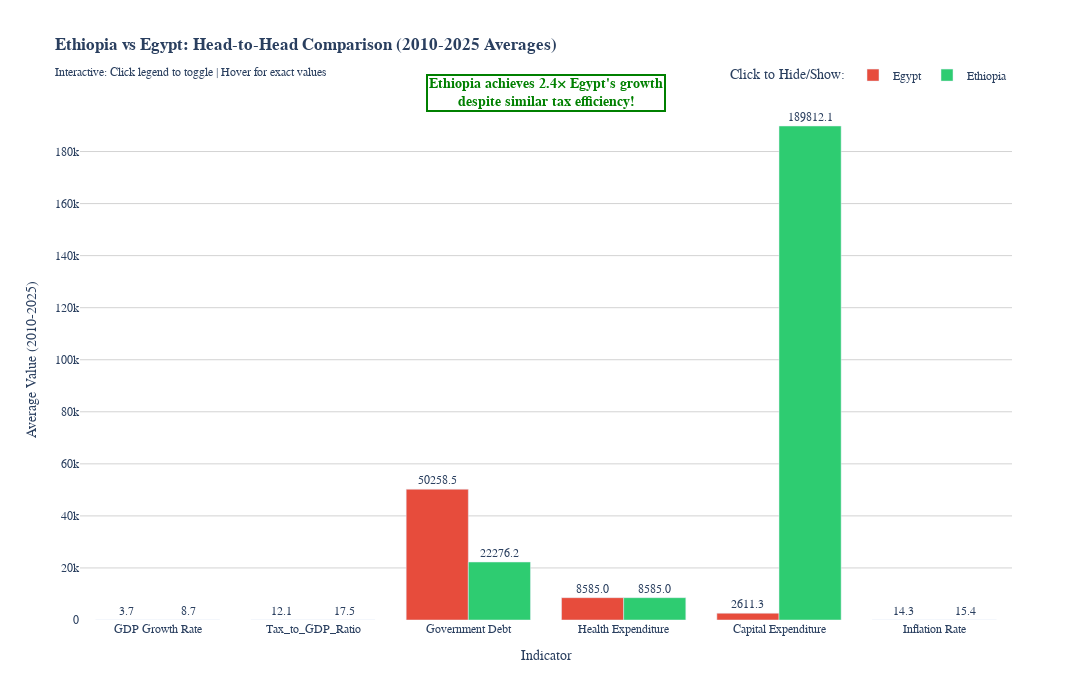

Notebook code for this chart:
### Markdown cell above
## Chart 3: Ethiopia vs Egypt Case Study (Comparison)
**Features:**
- Side-by-side comparison across 6 metrics
- Click country name to hide/show
- Hover for exact values and differences
- Color-coded: Green (Ethiopia) vs Red (Egypt)

### Code cell
# Get average values for Ethiopia and Egypt
case_study = recent_df[recent_df['Country'].isin(['Ethiopia', 'Egypt'])].groupby('Country').agg({
    'GDP Growth Rate': 'mean',
    'Tax_to_GDP_Ratio': 'mean',
    'Government Debt': 'mean',
    'Health Expenditure': 'mean',
    'Capital Expenditure': 'mean',
    'Inflation Rate': 'mean'
}).reset_index()

# Reshape for grouped bar chart
metrics = ['GDP Growth Rate', 'Tax_to_GDP_Ratio', 'Government Debt', 
           'Health Expenditure', 'Capital Expenditure', 'Inflation Rate']

case_study_long = case_study.melt(
    id_vars='Country',
    value_vars=metrics,
    var_name='Metric',
    value_name='Value'
)

# Normalize values for comparison (different scales)
# Convert to percentiles within each metric
case_study_normalized = case_study_long.copy()
for metric in metrics:
    mask = case_study_normalized['Metric'] == metric
    values = case_study_normalized.loc[mask, 'Value']
    min_val, max_val = values.min(), values.max()
    case_study_normalized.loc[mask, 'Normalized'] = (
        (values - min_val) / (max_val - min_val) * 100
    )

# Create grouped bar chart with original values
fig3 = px.bar(
    case_study_long,
    x='Metric',
    y='Value',
    color='Country',
    barmode='group',
    text='Value',
    hover_data={'Value': ':.2f', 'Metric': True, 'Country': True},
    labels={'Value': 'Average Value (2010-2025)', 'Metric': 'Indicator'},
    title='<b>Ethiopia vs Egypt: Head-to-Head Comparison (2010-2025 Averages)</b><br><sub>Interactive: Click legend to toggle | Hover for exact values</sub>',
    color_discrete_map={'Ethiopia': '#2ecc71', 'Egypt': '#e74c3c'},
    width=1200,
    height=700
)

# Update text position
fig3.update_traces(texttemplate='%{text:.1f}', textposition='outside')

# Add insight annotations
ethiopia_growth = case_study.loc[case_study['Country'] == 'Ethiopia', 'GDP Growth Rate'].values[0]
egypt_growth = case_study.loc[case_study['Country'] == 'Egypt', 'GDP Growth Rate'].values[0]
growth_ratio = ethiopia_growth / egypt_growth

fig3.add_annotation(
    text=f"<b>Ethiopia achieves {growth_ratio:.1f}× Egypt's growth<br>despite similar tax efficiency!</b>",
    xref="paper", yref="paper",
    x=0.5, y=1.05,
    showarrow=False,
    font=dict(size=14, color='green'),
    bgcolor='white',
    bordercolor='green',
    borderwidth=2
)

# Update layout
fig3.update_layout(
    font=dict(family="Arial", size=12),
    plot_bgcolor='white',
    paper_bgcolor='white',
    xaxis=dict(showgrid=False),
    yaxis=dict(showgrid=True, gridcolor='lightgray'),
    legend=dict(
        title="Click to Hide/Show:",
        orientation="h",
        yanchor="bottom",
        y=1.02,
        xanchor="right",
        x=1
    )
)

# Save as HTML
fig3.write_html('../visualizations/04_ethiopia_vs_egypt_INTERACTIVE.html')
print("✅ Chart 3 saved: visualizations/04_ethiopia_vs_egypt_INTERACTIVE.html")

# Display in notebook
fig3.show()

### Figure 1 — Plotly figure (JSON) as saved in the notebook; plotly's stock layout.template omitted (floating-point values rounded to 4 significant figures)
{"data": [{"alignmentgroup": "True", "customdata": [["Egypt"], ["Egypt"], ["Egypt"], ["Egypt"], ["Egypt"], ["Egypt"]], "hovertemplate": "Country=%{customdata[0]}<br>Indicator=%{x}<br>Average Value (2010-2025)=%{text:.2f}<extra></extra>", "legendgroup": "Egypt", "marker": {"color": "#e74c3c", "pattern": {"shape": ""}}, "name": "Egypt", "offsetgroup": "Egypt", "orientation": "v", "showlegend": true, "text": [3.697, 12.15, 50260.0, 8585.0, 2611.0, 14.26], "textposition": "outside", "texttemplate": "%{text:.1f}", "type": "bar", "x": ["GDP Growth Rate", "Tax_to_GDP_Ratio", "Government Debt", "Health Expenditure", "Capital Expenditure", "Inflation Rate"], "xaxis": "x", "y": [3.697, 12.15, 50260.0, 8585.0, 2611.0, 14.26], "yaxis": "y"}, {"alignmentgroup": "True", "customdata": [["Ethiopia"], ["Ethiopia"], ["Ethiopia"], ["Ethiopia"], ["Ethiopia"], ["Ethiopia"]], "hovertemplate": "Country=%{customdata[0]}<br>Indicator=%{x}<br>Average Value (2010-2025)=%{text:.2f}<extra></extra>", "legendgroup": "Ethiopia", "marker": {"color": "#2ecc71", "pattern": {"shape": ""}}, "name": "Ethiopia", "offsetgroup": "Ethiopia", "orientation": "v", "showlegend": true, "text": [8.733, 17.52, 22280.0, 8585.0, 189800.0, 15.38], "textposition": "outside", "texttemplate": "%{text:.1f}", "type": "bar", "x": ["GDP Growth Rate", "Tax_to_GDP_Ratio", "Government Debt", "Health Expenditure", "Capital Expenditure", "Inflation Rate"], "xaxis": "x", "y": [8.733, 17.52, 22280.0, 8585.0, 189800.0, 15.38], "yaxis": "y"}], "layout": {"annotations": [{"bgcolor": "white", "bordercolor": "green", "borderwidth": 2, "font": {"color": "green", "size": 14}, "showarrow": false, "text": "<b>Ethiopia achieves 2.4× Egypt's growth<br>despite similar tax efficiency!</b>", "x": 0.5, "xref": "paper", "y": 1.05, "yref": "paper"}], "barmode": "group", "font": {"family": "Arial", "size": 12}, "height": 700, "legend": {"orientation": "h", "title": {"text": "Click to Hide/Show:"}, "tracegroupgap": 0, "x": 1, "xanchor": "right", "y": 1.02, "yanchor": "bottom"}, "paper_bgcolor": "white", "plot_bgcolor": "white", "title": {"text": "<b>Ethiopia vs Egypt: Head-to-Head Comparison (2010-2025 Averages)</b><br><sub>Interactive: Click legend to toggle | Hover for exact values</sub>"}, "width": 1200, "xaxis": {"anchor": "y", "domain": [0, 1], "showgrid": false, "title": {"text": "Indicator"}}, "yaxis": {"anchor": "x", "domain": [0, 1], "gridcolor": "lightgray", "showgrid": true, "title": {"text": "Average Value (2010-2025)"}}}}
